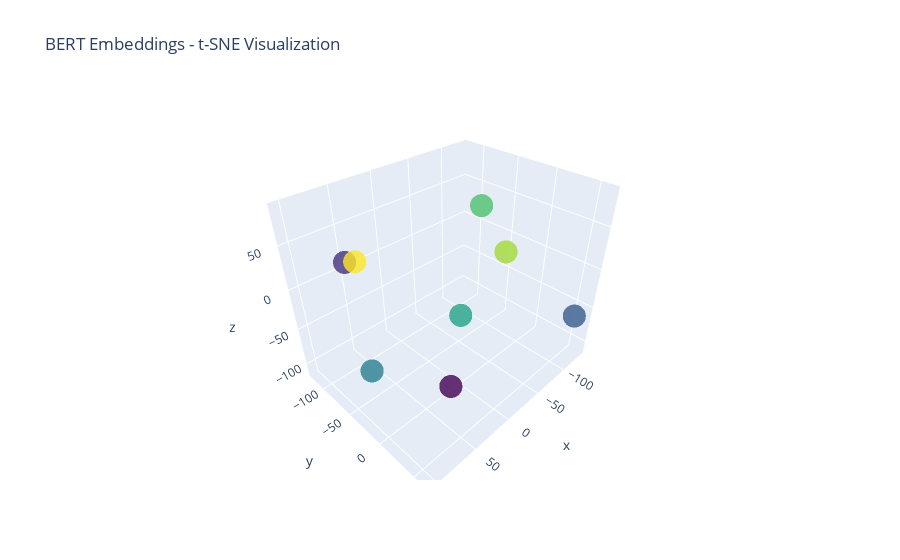

Notebook code cell kept with this figure:
### Code cell
# Create an interactive 3D scatter plot using Plotly
fig = go.Figure(data=go.Scatter3d(
    x=tsne_embeddings[:, 0],
    y=tsne_embeddings[:, 1],
    z=tsne_embeddings[:, 2],
    mode='markers',
    text=filtered_words,
    marker=dict(
        size=8,
        color=np.arange(len(words)),
        colorscale='Viridis',
        opacity=0.8
    )
))

# Set plot layout
fig.update_layout(
    title="BERT Embeddings - t-SNE Visualization",
    scene=dict(
        #xaxis_title="t-SNE Dimension 1",
        #yaxis_title="t-SNE Dimension 2",
        #zaxis_title="t-SNE Dimension 3"
    )
)

# Show the interactive plot
fig.show()

### Figure 1 — Plotly figure (JSON) as saved in the notebook; plotly's stock layout.template omitted (floating-point values rounded to 4 significant figures)
{"data": [{"marker": {"color": [0, 1, 2, 3, 4, 5, 6, 7], "colorscale": [[0, "#440154"], [0.1111, "#482878"], [0.2222, "#3e4989"], [0.3333, "#31688e"], [0.4444, "#26828e"], [0.5556, "#1f9e89"], [0.6667, "#35b779"], [0.7778, "#6ece58"], [0.8889, "#b5de2b"], [1, "#fde725"]], "opacity": 0.8, "size": 8}, "mode": "markers", "text": ["doctor", "nurse", "engineer", "teacher", "musician", "artist", "He", "She"], "type": "scatter3d", "x": [51.1, 48.34, -133.0, 59.85, -62.12, -127.7, 19.74, 103.4], "y": [36.96, -122.8, 53.0, -79.68, -58.94, -89.44, 63.74, -12.11], "z": [-55.1, 7.608, -67.04, -112.0, -89.0, 25.19, 86.03, 80.79]}], "layout": {"title": {"text": "BERT Embeddings - t-SNE Visualization"}}}
